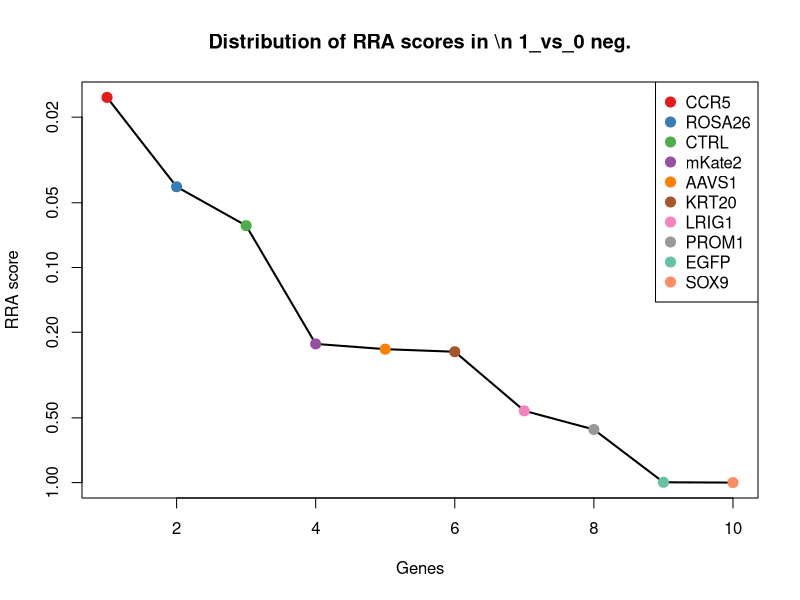
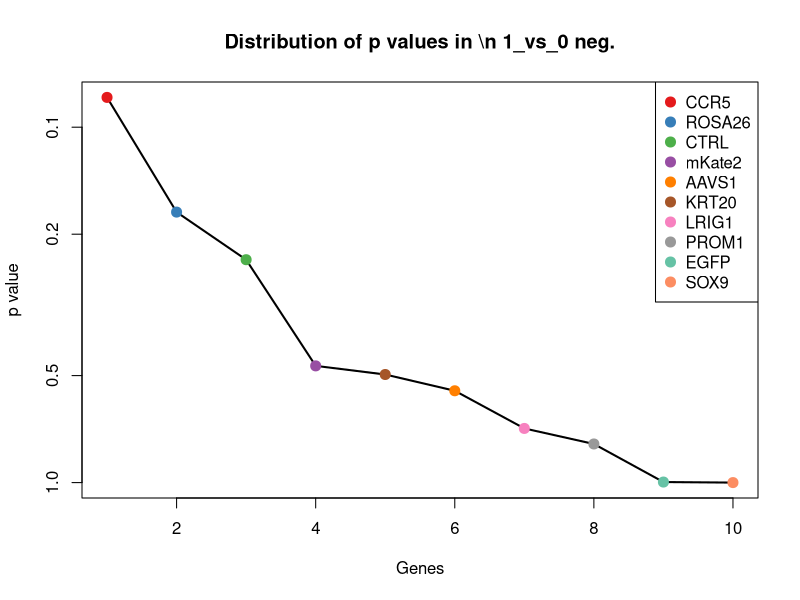
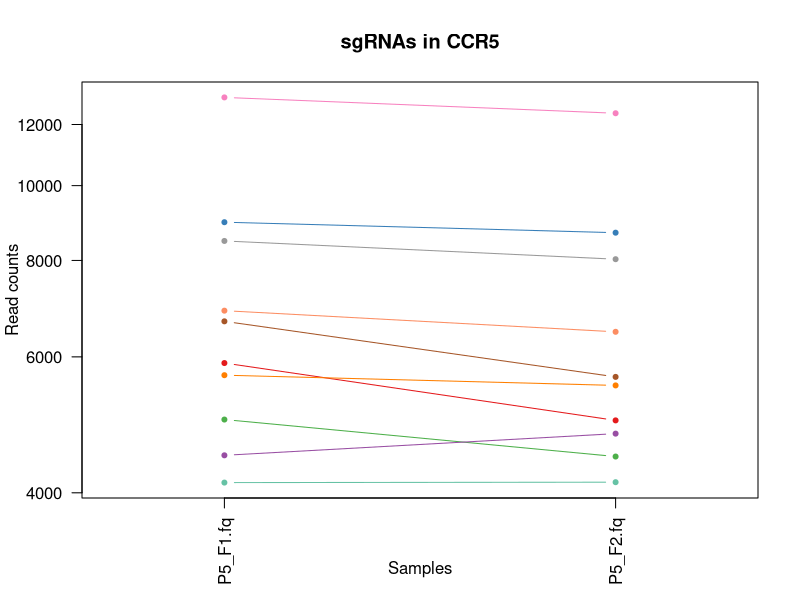
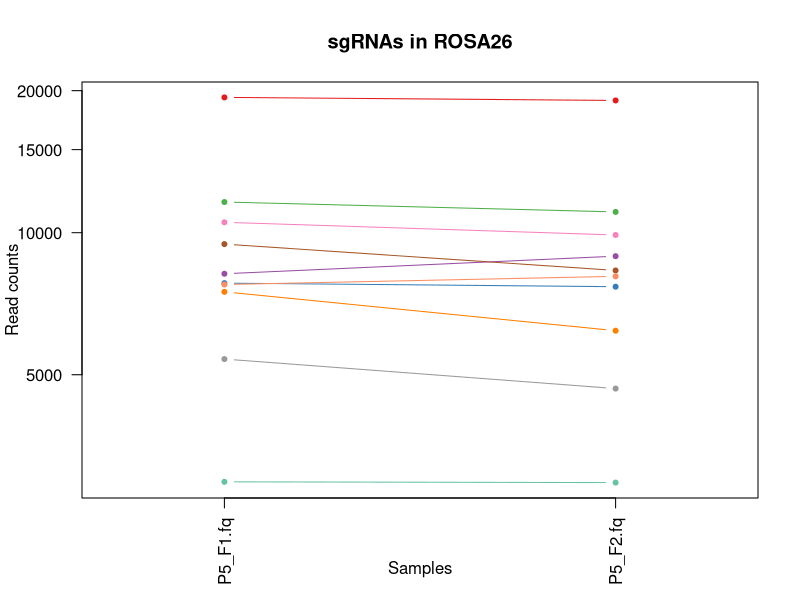
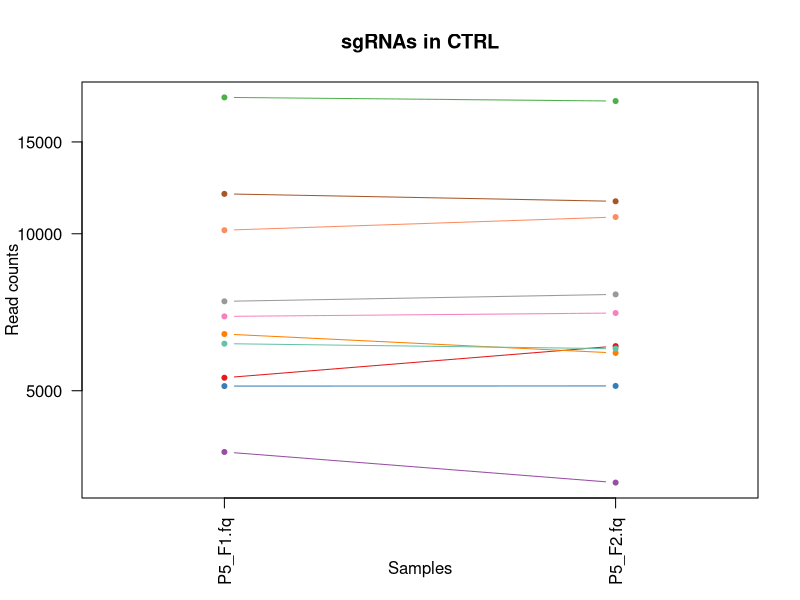
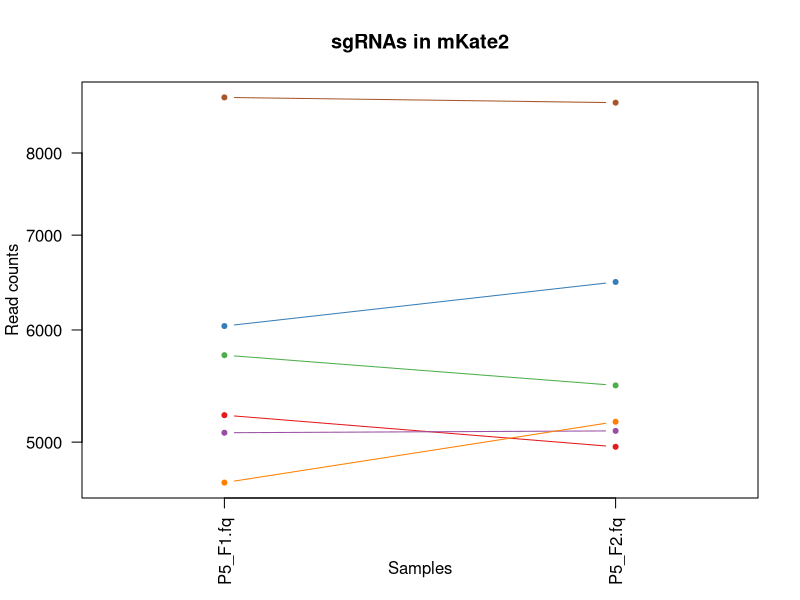
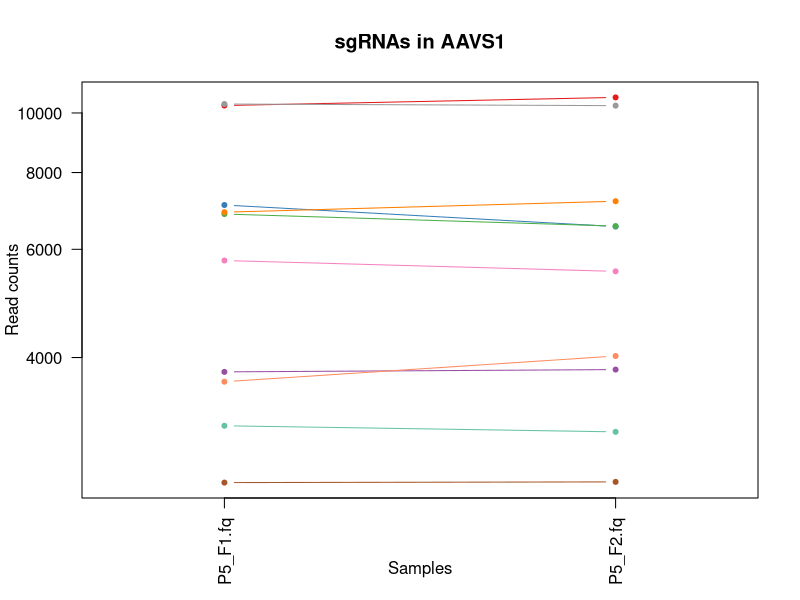
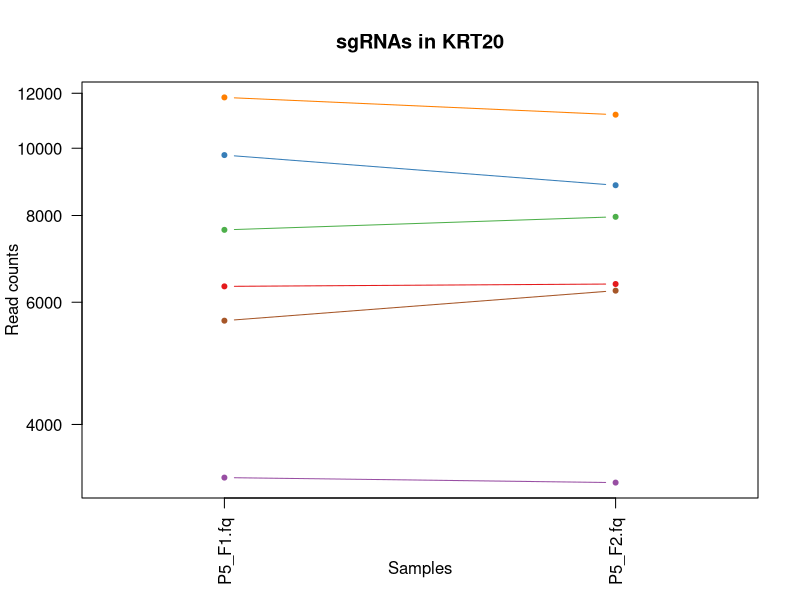

These figures' R source, in order: (Note: this script raises an error after producing the figures.)
pdf(file='P5_01_day3.pdf',width=4.5,height=4.5);
gstable=read.table('P5_01_day3.gene_summary.txt',header=T)
# 
#
# parameters
# Do not modify the variables beginning with "__"

# gstablename='__GENE_SUMMARY_FILE__'
startindex=3
# outputfile='__OUTPUT_FILE__'
targetgenelist=c("CCR5","ROSA26","CTRL","mKate2","AAVS1","KRT20","LRIG1","PROM1","EGFP","SOX9")
# samplelabel=sub('.\\w+.\\w+$','',colnames(gstable)[startindex]);
samplelabel='1_vs_0 neg.'


# You need to write some codes in front of this code:
# gstable=read.table(gstablename,header=T)
# pdf(file=outputfile,width=6,height=6)


# set up color using RColorBrewer
#library(RColorBrewer)
#colors <- brewer.pal(length(targetgenelist), "Set1")

colors=c( "#E41A1C", "#377EB8", "#4DAF4A", "#984EA3", "#FF7F00",  "#A65628", "#F781BF",
          "#999999", "#66C2A5", "#FC8D62", "#8DA0CB", "#E78AC3", "#A6D854", "#FFD92F", "#E5C494", "#B3B3B3", 
          "#8DD3C7", "#FFFFB3", "#BEBADA", "#FB8072", "#80B1D3", "#FDB462", "#B3DE69", "#FCCDE5",
          "#D9D9D9", "#BC80BD", "#CCEBC5", "#FFED6F")

######
# function definition

plotrankedvalues<-function(val, tglist, ...){
  
  plot(val,log='y',ylim=c(max(val),min(val)),type='l',lwd=2, ...)
  if(length(tglist)>0){
    for(i in 1:length(tglist)){
      targetgene=tglist[i];
      tx=which(names(val)==targetgene);ty=val[targetgene];
      points(tx,ty,col=colors[(i %% length(colors)) ],cex=2,pch=20)
      # text(tx+50,ty,targetgene,col=colors[i])
    }
    legend('topright',tglist,pch=20,pt.cex = 2,cex=1,col=colors)
  }
}



plotrandvalues<-function(val,targetgenelist, ...){
  # choose the one with the best distance distribution
  
  mindiffvalue=0;
  randval=val;
  for(i in 1:20){
    randval0=sample(val)
    vindex=sort(which(names(randval0) %in% targetgenelist))
    if(max(vindex)>0.9*length(val)){
      # print('pass...')
      next;
    }
    mindiffind=min(diff(vindex));
    if (mindiffind > mindiffvalue){
      mindiffvalue=mindiffind;
      randval=randval0;
      # print(paste('Diff: ',mindiffvalue))
    }
  }
  plot(randval,log='y',ylim=c(max(randval),min(randval)),pch=20,col='grey', ...)
  
  if(length(targetgenelist)>0){
    for(i in 1:length(targetgenelist)){
      targetgene=targetgenelist[i];
      tx=which(names(randval)==targetgene);ty=randval[targetgene];
      points(tx,ty,col=colors[(i %% length(colors)) ],cex=2,pch=20)
      text(tx+50,ty,targetgene,col=colors[i])
    }
  }
  
}




# set.seed(1235)



pvec=gstable[,startindex]
names(pvec)=gstable[,'id']
pvec=sort(pvec);

plotrankedvalues(pvec,targetgenelist,xlab='Genes',ylab='RRA score',main=paste('Distribution of RRA scores in \\n',samplelabel))

# plotrandvalues(pvec,targetgenelist,xlab='Genes',ylab='RRA score',main=paste('Distribution of RRA scores in \\n',samplelabel))


pvec=gstable[,startindex+1]
names(pvec)=gstable[,'id']
pvec=sort(pvec);

plotrankedvalues(pvec,targetgenelist,xlab='Genes',ylab='p value',main=paste('Distribution of p values in \\n',samplelabel))

# plotrandvalues(pvec,targetgenelist,xlab='Genes',ylab='p value',main=paste('Distribution of p values in \\n',samplelabel))



# you need to write after this code:
# dev.off()






# parameters
# Do not modify the variables beginning with "__"
targetmat=list(c(5889.313183998756,4963.289302043207),c(8965.064099824076,8689.028887671097),c(4975.625472484616,4455.783153082002),c(4472.104092334975,4770.960582893226),c(5679.760893640622,5509.0598035054545),c(6669.92029405323,5651.04069041722),c(13009.125362091014,12408.7267334304),c(8477.432940744247,8028.465328705719),c(4122.519228799129,4127.515286888843),c(6885.431417312543,6464.66165938677))
targetgene="CCR5"
collabel=c("P5_F1.fq","P5_F2.fq")

# set up color using RColorBrewer
#library(RColorBrewer)
#colors <- brewer.pal(length(targetgenelist), "Set1")

colors=c( "#E41A1C", "#377EB8", "#4DAF4A", "#984EA3", "#FF7F00",  "#A65628", "#F781BF",
          "#999999", "#66C2A5", "#FC8D62", "#8DA0CB", "#E78AC3", "#A6D854", "#FFD92F", "#E5C494", "#B3B3B3", 
          "#8DD3C7", "#FFFFB3", "#BEBADA", "#FB8072", "#80B1D3", "#FDB462", "#B3DE69", "#FCCDE5",
          "#D9D9D9", "#BC80BD", "#CCEBC5", "#FFED6F")


## code

targetmatvec=unlist(targetmat)+1
yrange=range(targetmatvec[targetmatvec>0]);
# yrange[1]=1; # set the minimum value to 1
for(i in 1:length(targetmat)){
  vali=targetmat[[i]]+1;
  if(i==1){
    plot(1:length(vali),vali,type='b',las=1,pch=20,main=paste('sgRNAs in',targetgene),ylab='Read counts',xlab='Samples',xlim=c(0.7,length(vali)+0.3),ylim = yrange,col=colors[(i %% length(colors))],xaxt='n',log='y')
    axis(1,at=1:length(vali),labels=(collabel),las=2)
    # lines(0:100,rep(1,101),col='black');
  }else{
    lines(1:length(vali),vali,type='b',pch=20,col=colors[(i %% length(colors))])
  }
}




# parameters
# Do not modify the variables beginning with "__"
targetmat=list(c(19353.296124213113,19068.737981901442),c(7816.995627530221,7682.072242906802),c(11613.765324398222,11066.453525959596),c(8183.463850952741,8916.601089387827),c(7492.239234415956,6197.818148524232),c(9457.660952988223,8316.454929108308),c(10520.319487031842,9887.307294940607),c(5395.723192017747,4672.278831706326),c(2963.526229519779,2952.396882448911),c(7764.359270236472,8080.827074233463))
targetgene="ROSA26"
collabel=c("P5_F1.fq","P5_F2.fq")

# set up color using RColorBrewer
#library(RColorBrewer)
#colors <- brewer.pal(length(targetgenelist), "Set1")

colors=c( "#E41A1C", "#377EB8", "#4DAF4A", "#984EA3", "#FF7F00",  "#A65628", "#F781BF",
          "#999999", "#66C2A5", "#FC8D62", "#8DA0CB", "#E78AC3", "#A6D854", "#FFD92F", "#E5C494", "#B3B3B3", 
          "#8DD3C7", "#FFFFB3", "#BEBADA", "#FB8072", "#80B1D3", "#FDB462", "#B3DE69", "#FCCDE5",
          "#D9D9D9", "#BC80BD", "#CCEBC5", "#FFED6F")


## code

targetmatvec=unlist(targetmat)+1
yrange=range(targetmatvec[targetmatvec>0]);
# yrange[1]=1; # set the minimum value to 1
for(i in 1:length(targetmat)){
  vali=targetmat[[i]]+1;
  if(i==1){
    plot(1:length(vali),vali,type='b',las=1,pch=20,main=paste('sgRNAs in',targetgene),ylab='Read counts',xlab='Samples',xlim=c(0.7,length(vali)+0.3),ylim = yrange,col=colors[(i %% length(colors))],xaxt='n',log='y')
    axis(1,at=1:length(vali),labels=(collabel),las=2)
    # lines(0:100,rep(1,101),col='black');
  }else{
    lines(1:length(vali),vali,type='b',pch=20,col=colors[(i %% length(colors))])
  }
}




# parameters
# Do not modify the variables beginning with "__"
targetmat=list(c(5294.423032697701,6088.059874244924),c(5102.747241043105,5106.277145599736),c(18257.864009213008,17967.127412529306),c(3814.6461955715386,3332.01953752505),c(6421.63558983743,5906.807678187351),c(11924.617774076403,11540.730105643577),c(6942.040329873745,7045.675643415768),c(7419.740100784943,7649.849630274344),c(6154.48124810123,6018.579865756187),c(10157.823818876775,10765.373489175072))
targetgene="CTRL"
collabel=c("P5_F1.fq","P5_F2.fq")

# set up color using RColorBrewer
#library(RColorBrewer)
#colors <- brewer.pal(length(targetgenelist), "Set1")

colors=c( "#E41A1C", "#377EB8", "#4DAF4A", "#984EA3", "#FF7F00",  "#A65628", "#F781BF",
          "#999999", "#66C2A5", "#FC8D62", "#8DA0CB", "#E78AC3", "#A6D854", "#FFD92F", "#E5C494", "#B3B3B3", 
          "#8DD3C7", "#FFFFB3", "#BEBADA", "#FB8072", "#80B1D3", "#FDB462", "#B3DE69", "#FCCDE5",
          "#D9D9D9", "#BC80BD", "#CCEBC5", "#FFED6F")


## code

targetmatvec=unlist(targetmat)+1
yrange=range(targetmatvec[targetmatvec>0]);
# yrange[1]=1; # set the minimum value to 1
for(i in 1:length(targetmat)){
  vali=targetmat[[i]]+1;
  if(i==1){
    plot(1:length(vali),vali,type='b',las=1,pch=20,main=paste('sgRNAs in',targetgene),ylab='Read counts',xlab='Samples',xlim=c(0.7,length(vali)+0.3),ylim = yrange,col=colors[(i %% length(colors))],xaxt='n',log='y')
    axis(1,at=1:length(vali),labels=(collabel),las=2)
    # lines(0:100,rep(1,101),col='black');
  }else{
    lines(1:length(vali),vali,type='b',pch=20,col=colors[(i %% length(colors))])
  }
}




# parameters
# Do not modify the variables beginning with "__"
targetmat=list(c(5222.9170378835515,4961.275388753678),c(6037.290867711373,6485.80774892682),c(5758.218860172815,5481.871974096818),c(5075.9324929877985,5091.1727959282725),c(4680.663243876246,5167.701500930359),c(8755.511809465943,8680.973234512981))
targetgene="mKate2"
collabel=c("P5_F1.fq","P5_F2.fq")

# set up color using RColorBrewer
#library(RColorBrewer)
#colors <- brewer.pal(length(targetgenelist), "Set1")

colors=c( "#E41A1C", "#377EB8", "#4DAF4A", "#984EA3", "#FF7F00",  "#A65628", "#F781BF",
          "#999999", "#66C2A5", "#FC8D62", "#8DA0CB", "#E78AC3", "#A6D854", "#FFD92F", "#E5C494", "#B3B3B3", 
          "#8DD3C7", "#FFFFB3", "#BEBADA", "#FB8072", "#80B1D3", "#FDB462", "#B3DE69", "#FCCDE5",
          "#D9D9D9", "#BC80BD", "#CCEBC5", "#FFED6F")


## code

targetmatvec=unlist(targetmat)+1
yrange=range(targetmatvec[targetmatvec>0]);
# yrange[1]=1; # set the minimum value to 1
for(i in 1:length(targetmat)){
  vali=targetmat[[i]]+1;
  if(i==1){
    plot(1:length(vali),vali,type='b',las=1,pch=20,main=paste('sgRNAs in',targetgene),ylab='Read counts',xlab='Samples',xlim=c(0.7,length(vali)+0.3),ylim = yrange,col=colors[(i %% length(colors))],xaxt='n',log='y')
    axis(1,at=1:length(vali),labels=(collabel),las=2)
    # lines(0:100,rep(1,101),col='black');
  }else{
    lines(1:length(vali),vali,type='b',pch=20,col=colors[(i %% length(colors))])
  }
}




# parameters
# Do not modify the variables beginning with "__"
targetmat=list(c(10280.973032167813,10599.225642788962),c(7082.072903051456,6533.134711230742),c(6846.699003454878,6544.211234323149),c(3789.8177251499587,3822.4074235252615),c(6894.369666664312,7183.628703748476),c(2502.7098184952556,2509.3359587526215),c(5752.260027271635,5523.157196532155),c(10339.568222362741,10276.999516464388),c(3096.6068309794473,3026.911674161469),c(3652.7645684228373,4021.784839188592))
targetgene="AAVS1"
collabel=c("P5_F1.fq","P5_F2.fq")

# set up color using RColorBrewer
#library(RColorBrewer)
#colors <- brewer.pal(length(targetgenelist), "Set1")

colors=c( "#E41A1C", "#377EB8", "#4DAF4A", "#984EA3", "#FF7F00",  "#A65628", "#F781BF",
          "#999999", "#66C2A5", "#FC8D62", "#8DA0CB", "#E78AC3", "#A6D854", "#FFD92F", "#E5C494", "#B3B3B3", 
          "#8DD3C7", "#FFFFB3", "#BEBADA", "#FB8072", "#80B1D3", "#FDB462", "#B3DE69", "#FCCDE5",
          "#D9D9D9", "#BC80BD", "#CCEBC5", "#FFED6F")


## code

targetmatvec=unlist(targetmat)+1
yrange=range(targetmatvec[targetmatvec>0]);
# yrange[1]=1; # set the minimum value to 1
for(i in 1:length(targetmat)){
  vali=targetmat[[i]]+1;
  if(i==1){
    plot(1:length(vali),vali,type='b',las=1,pch=20,main=paste('sgRNAs in',targetgene),ylab='Read counts',xlab='Samples',xlim=c(0.7,length(vali)+0.3),ylim = yrange,col=colors[(i %% length(colors))],xaxt='n',log='y')
    axis(1,at=1:length(vali),labels=(collabel),las=2)
    # lines(0:100,rep(1,101),col='black');
  }else{
    lines(1:length(vali),vali,type='b',pch=20,col=colors[(i %% length(colors))])
  }
}




# parameters
# Do not modify the variables beginning with "__"
targetmat=list(c(6323.314846967974,6373.0286047132195),c(9774.472235567582,8844.100210964798),c(7627.30611350935,7964.020103440804),c(3352.836645730152,3297.783011603064),c(11835.235280558716,11176.211800238903),c(5643.014757416684,6234.068587735746))
targetgene="KRT20"
collabel=c("P5_F1.fq","P5_F2.fq")

# set up color using RColorBrewer
#library(RColorBrewer)
#colors <- brewer.pal(length(targetgenelist), "Set1")

colors=c( "#E41A1C", "#377EB8", "#4DAF4A", "#984EA3", "#FF7F00",  "#A65628", "#F781BF",
          "#999999", "#66C2A5", "#FC8D62", "#8DA0CB", "#E78AC3", "#A6D854", "#FFD92F", "#E5C494", "#B3B3B3", 
          "#8DD3C7", "#FFFFB3", "#BEBADA", "#FB8072", "#80B1D3", "#FDB462", "#B3DE69", "#FCCDE5",
          "#D9D9D9", "#BC80BD", "#CCEBC5", "#FFED6F")


## code

targetmatvec=unlist(targetmat)+1
yrange=range(targetmatvec[targetmatvec>0]);
# yrange[1]=1; # set the minimum value to 1
for(i in 1:length(targetmat)){
  vali=targetmat[[i]]+1;
  if(i==1){
    plot(1:length(vali),vali,type='b',las=1,pch=20,main=paste('sgRNAs in',targetgene),ylab='Read counts',xlab='Samples',xlim=c(0.7,length(vali)+0.3),ylim = yrange,col=colors[(i %% length(colors))],xaxt='n',log='y')
    axis(1,at=1:length(vali),labels=(collabel),las=2)
    # lines(0:100,rep(1,101),col='black');
  }else{
    lines(1:length(vali),vali,type='b',pch=20,col=colors[(i %% length(colors))])
  }
}




# parameters
# Do not modify the variables beginning with "__"
targetmat=list(c(8457.570164406983,8570.208003588908),c(4871.3458967139795,5352.9815235669885),c(4453.234454814574,4968.324085267029),c(10532.237152834201,11844.831012362394),c(14489.89533803404,13486.170343328195),c(5562.570513250765,4988.463218162315))
targetgene="LRIG1"
collabel=c("P5_F1.fq","P5_F2.fq")

# set up color using RColorBrewer
#library(RColorBrewer)
#colors <- brewer.pal(length(targetgenelist), "Set1")

colors=c( "#E41A1C", "#377EB8", "#4DAF4A", "#984EA3", "#FF7F00",  "#A65628", "#F781BF",
          "#999999", "#66C2A5", "#FC8D62", "#8DA0CB", "#E78AC3", "#A6D854", "#FFD92F", "#E5C494", "#B3B3B3", 
          "#8DD3C7", "#FFFFB3", "#BEBADA", "#FB8072", "#80B1D3", "#FDB462", "#B3DE69", "#FCCDE5",
          "#D9D9D9", "#BC80BD", "#CCEBC5", "#FFED6F")


## code

targetmatvec=unlist(targetmat)+1
yrange=range(targetmatvec[targetmatvec>0]);
# yrange[1]=1; # set the minimum value to 1
for(i in 1:length(targetmat)){
  vali=targetmat[[i]]+1;
  if(i==1){
    plot(1:length(vali),vali,type='b',las=1,pch=20,main=paste('sgRNAs in',targetgene),ylab='Read counts',xlab='Samples',xlim=c(0.7,length(vali)+0.3),ylim = yrange,col=colors[(i %% length(colors))],xaxt='n',log='y')
    axis(1,at=1:length(vali),labels=(collabel),las=2)
    # lines(0:100,rep(1,101),col='black');
  }else{
    lines(1:length(vali),vali,type='b',pch=20,col=colors[(i %% length(colors))])
  }
}




# parameters
# Do not modify the variables beginning with "__"
targetmat=list(c(7066.182681981644,6521.05123149357),c(9773.47909675072,9794.667283622292),c(7742.510216265481,7955.9644502826895),c(11306.885429987495,11121.83614142163),c(6927.143247620797,7236.9974059209835),c(16780.07344972057,16675.202037296716))
targetgene="PROM1"
collabel=c("P5_F1.fq","P5_F2.fq")

# set up color using RColorBrewer
#library(RColorBrewer)
#colors <- brewer.pal(length(targetgenelist), "Set1")

colors=c( "#E41A1C", "#377EB8", "#4DAF4A", "#984EA3", "#FF7F00",  "#A65628", "#F781BF",
          "#999999", "#66C2A5", "#FC8D62", "#8DA0CB", "#E78AC3", "#A6D854", "#FFD92F", "#E5C494", "#B3B3B3", 
          "#8DD3C7", "#FFFFB3", "#BEBADA", "#FB8072", "#80B1D3", "#FDB462", "#B3DE69", "#FCCDE5",
          "#D9D9D9", "#BC80BD", "#CCEBC5", "#FFED6F")


## code

targetmatvec=unlist(targetmat)+1
yrange=range(targetmatvec[targetmatvec>0]);
# yrange[1]=1; # set the minimum value to 1
for(i in 1:length(targetmat)){
  vali=targetmat[[i]]+1;
  if(i==1){
    plot(1:length(vali),vali,type='b',las=1,pch=20,main=paste('sgRNAs in',targetgene),ylab='Read counts',xlab='Samples',xlim=c(0.7,length(vali)+0.3),ylim = yrange,col=colors[(i %% length(colors))],xaxt='n',log='y')
    axis(1,at=1:length(vali),labels=(collabel),las=2)
    # lines(0:100,rep(1,101),col='black');
  }else{
    lines(1:length(vali),vali,type='b',pch=20,col=colors[(i %% length(colors))])
  }
}




# parameters
# Do not modify the variables beginning with "__"
targetmat=list(c(4798.846763082966,5467.774581070118),c(7593.539393736002,8644.722795301466),c(4480.04920286988,4984.435391583257),c(5319.251503119282,5625.866774298112),c(6997.656103618084,7630.717454023823),c(10141.933597806965,10321.305608834016))
targetgene="EGFP"
collabel=c("P5_F1.fq","P5_F2.fq")

# set up color using RColorBrewer
#library(RColorBrewer)
#colors <- brewer.pal(length(targetgenelist), "Set1")

colors=c( "#E41A1C", "#377EB8", "#4DAF4A", "#984EA3", "#FF7F00",  "#A65628", "#F781BF",
          "#999999", "#66C2A5", "#FC8D62", "#8DA0CB", "#E78AC3", "#A6D854", "#FFD92F", "#E5C494", "#B3B3B3", 
          "#8DD3C7", "#FFFFB3", "#BEBADA", "#FB8072", "#80B1D3", "#FDB462", "#B3DE69", "#FCCDE5",
          "#D9D9D9", "#BC80BD", "#CCEBC5", "#FFED6F")


## code

targetmatvec=unlist(targetmat)+1
yrange=range(targetmatvec[targetmatvec>0]);
# yrange[1]=1; # set the minimum value to 1
for(i in 1:length(targetmat)){
  vali=targetmat[[i]]+1;
  if(i==1){
    plot(1:length(vali),vali,type='b',las=1,pch=20,main=paste('sgRNAs in',targetgene),ylab='Read counts',xlab='Samples',xlim=c(0.7,length(vali)+0.3),ylim = yrange,col=colors[(i %% length(colors))],xaxt='n',log='y')
    axis(1,at=1:length(vali),labels=(collabel),las=2)
    # lines(0:100,rep(1,101),col='black');
  }else{
    lines(1:length(vali),vali,type='b',pch=20,col=colors[(i %% length(colors))])
  }
}




# parameters
# Do not modify the variables beginning with "__"
targetmat=list(c(5324.217197203598,6607.6495029433),c(4227.791943386628,4812.245805328563),c(5151.411043069402,5597.671988244712),c(2773.8367154989082,3315.9082312088212),c(6586.496633436721,7387.033945990864),c(9391.120652258389,10230.67951080523))
targetgene="SOX9"
collabel=c("P5_F1.fq","P5_F2.fq")

# set up color using RColorBrewer
#library(RColorBrewer)
#colors <- brewer.pal(length(targetgenelist), "Set1")

colors=c( "#E41A1C", "#377EB8", "#4DAF4A", "#984EA3", "#FF7F00",  "#A65628", "#F781BF",
          "#999999", "#66C2A5", "#FC8D62", "#8DA0CB", "#E78AC3", "#A6D854", "#FFD92F", "#E5C494", "#B3B3B3", 
          "#8DD3C7", "#FFFFB3", "#BEBADA", "#FB8072", "#80B1D3", "#FDB462", "#B3DE69", "#FCCDE5",
          "#D9D9D9", "#BC80BD", "#CCEBC5", "#FFED6F")


## code

targetmatvec=unlist(targetmat)+1
yrange=range(targetmatvec[targetmatvec>0]);
# yrange[1]=1; # set the minimum value to 1
for(i in 1:length(targetmat)){
  vali=targetmat[[i]]+1;
  if(i==1){
    plot(1:length(vali),vali,type='b',las=1,pch=20,main=paste('sgRNAs in',targetgene),ylab='Read counts',xlab='Samples',xlim=c(0.7,length(vali)+0.3),ylim = yrange,col=colors[(i %% length(colors))],xaxt='n',log='y')
    axis(1,at=1:length(vali),labels=(collabel),las=2)
    # lines(0:100,rep(1,101),col='black');
  }else{
    lines(1:length(vali),vali,type='b',pch=20,col=colors[(i %% length(colors))])
  }
}



# 
#
# parameters
# Do not modify the variables beginning with "__"

# gstablename='__GENE_SUMMARY_FILE__'
startindex=9
# outputfile='__OUTPUT_FILE__'
targetgenelist=c("SOX9","LRIG1","EGFP","CTRL","KRT20","mKate2","ROSA26","PROM1","AAVS1","CCR5")
# samplelabel=sub('.\\w+.\\w+$','',colnames(gstable)[startindex]);
samplelabel='1_vs_0 pos.'


# You need to write some codes in front of this code:
# gstable=read.table(gstablename,header=T)
# pdf(file=outputfile,width=6,height=6)


# set up color using RColorBrewer
#library(RColorBrewer)
#colors <- brewer.pal(length(targetgenelist), "Set1")

colors=c( "#E41A1C", "#377EB8", "#4DAF4A", "#984EA3", "#FF7F00",  "#A65628", "#F781BF",
          "#999999", "#66C2A5", "#FC8D62", "#8DA0CB", "#E78AC3", "#A6D854", "#FFD92F", "#E5C494", "#B3B3B3", 
          "#8DD3C7", "#FFFFB3", "#BEBADA", "#FB8072", "#80B1D3", "#FDB462", "#B3DE69", "#FCCDE5",
          "#D9D9D9", "#BC80BD", "#CCEBC5", "#FFED6F")

######
# function definition

plotrankedvalues<-function(val, tglist, ...){
  
  plot(val,log='y',ylim=c(max(val),min(val)),type='l',lwd=2, ...)
  if(length(tglist)>0){
    for(i in 1:length(tglist)){
      targetgene=tglist[i];
      tx=which(names(val)==targetgene);ty=val[targetgene];
      points(tx,ty,col=colors[(i %% length(colors)) ],cex=2,pch=20)
      # text(tx+50,ty,targetgene,col=colors[i])
    }
    legend('topright',tglist,pch=20,pt.cex = 2,cex=1,col=colors)
  }
}



plotrandvalues<-function(val,targetgenelist, ...){
  # choose the one with the best distance distribution
  
  mindiffvalue=0;
  randval=val;
  for(i in 1:20){
    randval0=sample(val)
    vindex=sort(which(names(randval0) %in% targetgenelist))
    if(max(vindex)>0.9*length(val)){
      # print('pass...')
      next;
    }
    mindiffind=min(diff(vindex));
    if (mindiffind > mindiffvalue){
      mindiffvalue=mindiffind;
      randval=randval0;
      # print(paste('Diff: ',mindiffvalue))
    }
  }
  plot(randval,log='y',ylim=c(max(randval),min(randval)),pch=20,col='grey', ...)
  
  if(length(targetgenelist)>0){
    for(i in 1:length(targetgenelist)){
      targetgene=targetgenelist[i];
      tx=which(names(randval)==targetgene);ty=randval[targetgene];
      points(tx,ty,col=colors[(i %% length(colors)) ],cex=2,pch=20)
      text(tx+50,ty,targetgene,col=colors[i])
    }
  }
  
}




# set.seed(1235)



pvec=gstable[,startindex]
names(pvec)=gstable[,'id']
pvec=sort(pvec);

plotrankedvalues(pvec,targetgenelist,xlab='Genes',ylab='RRA score',main=paste('Distribution of RRA scores in \\n',samplelabel))

# plotrandvalues(pvec,targetgenelist,xlab='Genes',ylab='RRA score',main=paste('Distribution of RRA scores in \\n',samplelabel))


pvec=gstable[,startindex+1]
names(pvec)=gstable[,'id']
pvec=sort(pvec);

plotrankedvalues(pvec,targetgenelist,xlab='Genes',ylab='p value',main=paste('Distribution of p values in \\n',samplelabel))

# plotrandvalues(pvec,targetgenelist,xlab='Genes',ylab='p value',main=paste('Distribution of p values in \\n',samplelabel))



# you need to write after this code:
# dev.off()






# parameters
# Do not modify the variables beginning with "__"
targetmat=list(c(5324.217197203598,6607.6495029433),c(4227.791943386628,4812.245805328563),c(5151.411043069402,5597.671988244712),c(2773.8367154989082,3315.9082312088212),c(6586.496633436721,7387.033945990864),c(9391.120652258389,10230.67951080523))
targetgene="SOX9"
collabel=c("P5_F1.fq","P5_F2.fq")

# set up color using RColorBrewer
#library(RColorBrewer)
#colors <- brewer.pal(length(targetgenelist), "Set1")

colors=c( "#E41A1C", "#377EB8", "#4DAF4A", "#984EA3", "#FF7F00",  "#A65628", "#F781BF",
          "#999999", "#66C2A5", "#FC8D62", "#8DA0CB", "#E78AC3", "#A6D854", "#FFD92F", "#E5C494", "#B3B3B3", 
          "#8DD3C7", "#FFFFB3", "#BEBADA", "#FB8072", "#80B1D3", "#FDB462", "#B3DE69", "#FCCDE5",
          "#D9D9D9", "#BC80BD", "#CCEBC5", "#FFED6F")


## code

targetmatvec=unlist(targetmat)+1
yrange=range(targetmatvec[targetmatvec>0]);
# yrange[1]=1; # set the minimum value to 1
for(i in 1:length(targetmat)){
  vali=targetmat[[i]]+1;
  if(i==1){
    plot(1:length(vali),vali,type='b',las=1,pch=20,main=paste('sgRNAs in',targetgene),ylab='Read counts',xlab='Samples',xlim=c(0.7,length(vali)+0.3),ylim = yrange,col=colors[(i %% length(colors))],xaxt='n',log='y')
    axis(1,at=1:length(vali),labels=(collabel),las=2)
    # lines(0:100,rep(1,101),col='black');
  }else{
    lines(1:length(vali),vali,type='b',pch=20,col=colors[(i %% length(colors))])
  }
}




# parameters
# Do not modify the variables beginning with "__"
targetmat=list(c(8457.570164406983,8570.208003588908),c(4871.3458967139795,5352.9815235669885),c(4453.234454814574,4968.324085267029),c(10532.237152834201,11844.831012362394),c(14489.89533803404,13486.170343328195),c(5562.570513250765,4988.463218162315))
targetgene="LRIG1"
collabel=c("P5_F1.fq","P5_F2.fq")

# set up color using RColorBrewer
#library(RColorBrewer)
#colors <- brewer.pal(length(targetgenelist), "Set1")

colors=c( "#E41A1C", "#377EB8", "#4DAF4A", "#984EA3", "#FF7F00",  "#A65628", "#F781BF",
          "#999999", "#66C2A5", "#FC8D62", "#8DA0CB", "#E78AC3", "#A6D854", "#FFD92F", "#E5C494", "#B3B3B3", 
          "#8DD3C7", "#FFFFB3", "#BEBADA", "#FB8072", "#80B1D3", "#FDB462", "#B3DE69", "#FCCDE5",
          "#D9D9D9", "#BC80BD", "#CCEBC5", "#FFED6F")


## code

targetmatvec=unlist(targetmat)+1
yrange=range(targetmatvec[targetmatvec>0]);
# yrange[1]=1; # set the minimum value to 1
for(i in 1:length(targetmat)){
  vali=targetmat[[i]]+1;
  if(i==1){
    plot(1:length(vali),vali,type='b',las=1,pch=20,main=paste('sgRNAs in',targetgene),ylab='Read counts',xlab='Samples',xlim=c(0.7,length(vali)+0.3),ylim = yrange,col=colors[(i %% length(colors))],xaxt='n',log='y')
    axis(1,at=1:length(vali),labels=(collabel),las=2)
    # lines(0:100,rep(1,101),col='black');
  }else{
    lines(1:length(vali),vali,type='b',pch=20,col=colors[(i %% length(colors))])
  }
}




# parameters
# Do not modify the variables beginning with "__"
targetmat=list(c(4798.846763082966,5467.774581070118),c(7593.539393736002,8644.722795301466),c(4480.04920286988,4984.435391583257),c(5319.251503119282,5625.866774298112),c(6997.656103618084,7630.717454023823),c(10141.933597806965,10321.305608834016))
targetgene="EGFP"
collabel=c("P5_F1.fq","P5_F2.fq")

# set up color using RColorBrewer
#library(RColorBrewer)
#colors <- brewer.pal(length(targetgenelist), "Set1")

colors=c( "#E41A1C", "#377EB8", "#4DAF4A", "#984EA3", "#FF7F00",  "#A65628", "#F781BF",
          "#999999", "#66C2A5", "#FC8D62", "#8DA0CB", "#E78AC3", "#A6D854", "#FFD92F", "#E5C494", "#B3B3B3", 
          "#8DD3C7", "#FFFFB3", "#BEBADA", "#FB8072", "#80B1D3", "#FDB462", "#B3DE69", "#FCCDE5",
          "#D9D9D9", "#BC80BD", "#CCEBC5", "#FFED6F")


## code

targetmatvec=unlist(targetmat)+1
yrange=range(targetmatvec[targetmatvec>0]);
# yrange[1]=1; # set the minimum value to 1
for(i in 1:length(targetmat)){
  vali=targetmat[[i]]+1;
  if(i==1){
    plot(1:length(vali),vali,type='b',las=1,pch=20,main=paste('sgRNAs in',targetgene),ylab='Read counts',xlab='Samples',xlim=c(0.7,length(vali)+0.3),ylim = yrange,col=colors[(i %% length(colors))],xaxt='n',log='y')
    axis(1,at=1:length(vali),labels=(collabel),las=2)
    # lines(0:100,rep(1,101),col='black');
  }else{
    lines(1:length(vali),vali,type='b',pch=20,col=colors[(i %% length(colors))])
  }
}




# parameters
# Do not modify the variables beginning with "__"
targetmat=list(c(5294.423032697701,6088.059874244924),c(5102.747241043105,5106.277145599736),c(18257.864009213008,17967.127412529306),c(3814.6461955715386,3332.01953752505),c(6421.63558983743,5906.807678187351),c(11924.617774076403,11540.730105643577),c(6942.040329873745,7045.675643415768),c(7419.740100784943,7649.849630274344),c(6154.48124810123,6018.579865756187),c(10157.823818876775,10765.373489175072))
targetgene="CTRL"
collabel=c("P5_F1.fq","P5_F2.fq")

# set up color using RColorBrewer
#library(RColorBrewer)
#colors <- brewer.pal(length(targetgenelist), "Set1")

colors=c( "#E41A1C", "#377EB8", "#4DAF4A", "#984EA3", "#FF7F00",  "#A65628", "#F781BF",
          "#999999", "#66C2A5", "#FC8D62", "#8DA0CB", "#E78AC3", "#A6D854", "#FFD92F", "#E5C494", "#B3B3B3", 
          "#8DD3C7", "#FFFFB3", "#BEBADA", "#FB8072", "#80B1D3", "#FDB462", "#B3DE69", "#FCCDE5",
          "#D9D9D9", "#BC80BD", "#CCEBC5", "#FFED6F")


## code

targetmatvec=unlist(targetmat)+1
yrange=range(targetmatvec[targetmatvec>0]);
# yrange[1]=1; # set the minimum value to 1
for(i in 1:length(targetmat)){
  vali=targetmat[[i]]+1;
  if(i==1){
    plot(1:length(vali),vali,type='b',las=1,pch=20,main=paste('sgRNAs in',targetgene),ylab='Read counts',xlab='Samples',xlim=c(0.7,length(vali)+0.3),ylim = yrange,col=colors[(i %% length(colors))],xaxt='n',log='y')
    axis(1,at=1:length(vali),labels=(collabel),las=2)
    # lines(0:100,rep(1,101),col='black');
  }else{
    lines(1:length(vali),vali,type='b',pch=20,col=colors[(i %% length(colors))])
  }
}




# parameters
# Do not modify the variables beginning with "__"
targetmat=list(c(6323.314846967974,6373.0286047132195),c(9774.472235567582,8844.100210964798),c(7627.30611350935,7964.020103440804),c(3352.836645730152,3297.783011603064),c(11835.235280558716,11176.211800238903),c(5643.014757416684,6234.068587735746))
targetgene="KRT20"
collabel=c("P5_F1.fq","P5_F2.fq")

# set up color using RColorBrewer
#library(RColorBrewer)
#colors <- brewer.pal(length(targetgenelist), "Set1")

colors=c( "#E41A1C", "#377EB8", "#4DAF4A", "#984EA3", "#FF7F00",  "#A65628", "#F781BF",
          "#999999", "#66C2A5", "#FC8D62", "#8DA0CB", "#E78AC3", "#A6D854", "#FFD92F", "#E5C494", "#B3B3B3", 
          "#8DD3C7", "#FFFFB3", "#BEBADA", "#FB8072", "#80B1D3", "#FDB462", "#B3DE69", "#FCCDE5",
          "#D9D9D9", "#BC80BD", "#CCEBC5", "#FFED6F")


## code

targetmatvec=unlist(targetmat)+1
yrange=range(targetmatvec[targetmatvec>0]);
# yrange[1]=1; # set the minimum value to 1
for(i in 1:length(targetmat)){
  vali=targetmat[[i]]+1;
  if(i==1){
    plot(1:length(vali),vali,type='b',las=1,pch=20,main=paste('sgRNAs in',targetgene),ylab='Read counts',xlab='Samples',xlim=c(0.7,length(vali)+0.3),ylim = yrange,col=colors[(i %% length(colors))],xaxt='n',log='y')
    axis(1,at=1:length(vali),labels=(collabel),las=2)
    # lines(0:100,rep(1,101),col='black');
  }else{
    lines(1:length(vali),vali,type='b',pch=20,col=colors[(i %% length(colors))])
  }
}




# parameters
# Do not modify the variables beginning with "__"
targetmat=list(c(5222.9170378835515,4961.275388753678),c(6037.290867711373,6485.80774892682),c(5758.218860172815,5481.871974096818),c(5075.9324929877985,5091.1727959282725),c(4680.663243876246,5167.701500930359),c(8755.511809465943,8680.973234512981))
targetgene="mKate2"
collabel=c("P5_F1.fq","P5_F2.fq")

# set up color using RColorBrewer
#library(RColorBrewer)
#colors <- brewer.pal(length(targetgenelist), "Set1")

colors=c( "#E41A1C", "#377EB8", "#4DAF4A", "#984EA3", "#FF7F00",  "#A65628", "#F781BF",
          "#999999", "#66C2A5", "#FC8D62", "#8DA0CB", "#E78AC3", "#A6D854", "#FFD92F", "#E5C494", "#B3B3B3", 
          "#8DD3C7", "#FFFFB3", "#BEBADA", "#FB8072", "#80B1D3", "#FDB462", "#B3DE69", "#FCCDE5",
          "#D9D9D9", "#BC80BD", "#CCEBC5", "#FFED6F")


## code

targetmatvec=unlist(targetmat)+1
yrange=range(targetmatvec[targetmatvec>0]);
# yrange[1]=1; # set the minimum value to 1
for(i in 1:length(targetmat)){
  vali=targetmat[[i]]+1;
  if(i==1){
    plot(1:length(vali),vali,type='b',las=1,pch=20,main=paste('sgRNAs in',targetgene),ylab='Read counts',xlab='Samples',xlim=c(0.7,length(vali)+0.3),ylim = yrange,col=colors[(i %% length(colors))],xaxt='n',log='y')
    axis(1,at=1:length(vali),labels=(collabel),las=2)
    # lines(0:100,rep(1,101),col='black');
  }else{
    lines(1:length(vali),vali,type='b',pch=20,col=colors[(i %% length(colors))])
  }
}




# parameters
# Do not modify the variables beginning with "__"
targetmat=list(c(19353.296124213113,19068.737981901442),c(7816.995627530221,7682.072242906802),c(11613.765324398222,11066.453525959596),c(8183.463850952741,8916.601089387827),c(7492.239234415956,6197.818148524232),c(9457.660952988223,8316.454929108308),c(10520.319487031842,9887.307294940607),c(5395.723192017747,4672.278831706326),c(2963.526229519779,2952.396882448911),c(7764.359270236472,8080.827074233463))
targetgene="ROSA26"
collabel=c("P5_F1.fq","P5_F2.fq")

# set up color using RColorBrewer
#library(RColorBrewer)
#colors <- brewer.pal(length(targetgenelist), "Set1")

colors=c( "#E41A1C", "#377EB8", "#4DAF4A", "#984EA3", "#FF7F00",  "#A65628", "#F781BF",
          "#999999", "#66C2A5", "#FC8D62", "#8DA0CB", "#E78AC3", "#A6D854", "#FFD92F", "#E5C494", "#B3B3B3", 
          "#8DD3C7", "#FFFFB3", "#BEBADA", "#FB8072", "#80B1D3", "#FDB462", "#B3DE69", "#FCCDE5",
          "#D9D9D9", "#BC80BD", "#CCEBC5", "#FFED6F")


## code

targetmatvec=unlist(targetmat)+1
yrange=range(targetmatvec[targetmatvec>0]);
# yrange[1]=1; # set the minimum value to 1
for(i in 1:length(targetmat)){
  vali=targetmat[[i]]+1;
  if(i==1){
    plot(1:length(vali),vali,type='b',las=1,pch=20,main=paste('sgRNAs in',targetgene),ylab='Read counts',xlab='Samples',xlim=c(0.7,length(vali)+0.3),ylim = yrange,col=colors[(i %% length(colors))],xaxt='n',log='y')
    axis(1,at=1:length(vali),labels=(collabel),las=2)
    # lines(0:100,rep(1,101),col='black');
  }else{
    lines(1:length(vali),vali,type='b',pch=20,col=colors[(i %% length(colors))])
  }
}




# parameters
# Do not modify the variables beginning with "__"
targetmat=list(c(7066.182681981644,6521.05123149357),c(9773.47909675072,9794.667283622292),c(7742.510216265481,7955.9644502826895),c(11306.885429987495,11121.83614142163),c(6927.143247620797,7236.9974059209835),c(16780.07344972057,16675.202037296716))
targetgene="PROM1"
collabel=c("P5_F1.fq","P5_F2.fq")

# set up color using RColorBrewer
#library(RColorBrewer)
#colors <- brewer.pal(length(targetgenelist), "Set1")

colors=c( "#E41A1C", "#377EB8", "#4DAF4A", "#984EA3", "#FF7F00",  "#A65628", "#F781BF",
          "#999999", "#66C2A5", "#FC8D62", "#8DA0CB", "#E78AC3", "#A6D854", "#FFD92F", "#E5C494", "#B3B3B3", 
          "#8DD3C7", "#FFFFB3", "#BEBADA", "#FB8072", "#80B1D3", "#FDB462", "#B3DE69", "#FCCDE5",
          "#D9D9D9", "#BC80BD", "#CCEBC5", "#FFED6F")


## code

targetmatvec=unlist(targetmat)+1
yrange=range(targetmatvec[targetmatvec>0]);
# yrange[1]=1; # set the minimum value to 1
for(i in 1:length(targetmat)){
  vali=targetmat[[i]]+1;
  if(i==1){
    plot(1:length(vali),vali,type='b',las=1,pch=20,main=paste('sgRNAs in',targetgene),ylab='Read counts',xlab='Samples',xlim=c(0.7,length(vali)+0.3),ylim = yrange,col=colors[(i %% length(colors))],xaxt='n',log='y')
    axis(1,at=1:length(vali),labels=(collabel),las=2)
    # lines(0:100,rep(1,101),col='black');
  }else{
    lines(1:length(vali),vali,type='b',pch=20,col=colors[(i %% length(colors))])
  }
}




# parameters
# Do not modify the variables beginning with "__"
targetmat=list(c(10280.973032167813,10599.225642788962),c(7082.072903051456,6533.134711230742),c(6846.699003454878,6544.211234323149),c(3789.8177251499587,3822.4074235252615),c(6894.369666664312,7183.628703748476),c(2502.7098184952556,2509.3359587526215),c(5752.260027271635,5523.157196532155),c(10339.568222362741,10276.999516464388),c(3096.6068309794473,3026.911674161469),c(3652.7645684228373,4021.784839188592))
targetgene="AAVS1"
collabel=c("P5_F1.fq","P5_F2.fq")

# set up color using RColorBrewer
#library(RColorBrewer)
#colors <- brewer.pal(length(targetgenelist), "Set1")

colors=c( "#E41A1C", "#377EB8", "#4DAF4A", "#984EA3", "#FF7F00",  "#A65628", "#F781BF",
          "#999999", "#66C2A5", "#FC8D62", "#8DA0CB", "#E78AC3", "#A6D854", "#FFD92F", "#E5C494", "#B3B3B3", 
          "#8DD3C7", "#FFFFB3", "#BEBADA", "#FB8072", "#80B1D3", "#FDB462", "#B3DE69", "#FCCDE5",
          "#D9D9D9", "#BC80BD", "#CCEBC5", "#FFED6F")


## code

targetmatvec=unlist(targetmat)+1
yrange=range(targetmatvec[targetmatvec>0]);
# yrange[1]=1; # set the minimum value to 1
for(i in 1:length(targetmat)){
  vali=targetmat[[i]]+1;
  if(i==1){
    plot(1:length(vali),vali,type='b',las=1,pch=20,main=paste('sgRNAs in',targetgene),ylab='Read counts',xlab='Samples',xlim=c(0.7,length(vali)+0.3),ylim = yrange,col=colors[(i %% length(colors))],xaxt='n',log='y')
    axis(1,at=1:length(vali),labels=(collabel),las=2)
    # lines(0:100,rep(1,101),col='black');
  }else{
    lines(1:length(vali),vali,type='b',pch=20,col=colors[(i %% length(colors))])
  }
}




# parameters
# Do not modify the variables beginning with "__"
targetmat=list(c(5889.313183998756,4963.289302043207),c(8965.064099824076,8689.028887671097),c(4975.625472484616,4455.783153082002),c(4472.104092334975,4770.960582893226),c(5679.760893640622,5509.0598035054545),c(6669.92029405323,5651.04069041722),c(13009.125362091014,12408.7267334304),c(8477.432940744247,8028.465328705719),c(4122.519228799129,4127.515286888843),c(6885.431417312543,6464.66165938677))
targetgene="CCR5"
collabel=c("P5_F1.fq","P5_F2.fq")

# set up color using RColorBrewer
#library(RColorBrewer)
#colors <- brewer.pal(length(targetgenelist), "Set1")

colors=c( "#E41A1C", "#377EB8", "#4DAF4A", "#984EA3", "#FF7F00",  "#A65628", "#F781BF",
          "#999999", "#66C2A5", "#FC8D62", "#8DA0CB", "#E78AC3", "#A6D854", "#FFD92F", "#E5C494", "#B3B3B3", 
          "#8DD3C7", "#FFFFB3", "#BEBADA", "#FB8072", "#80B1D3", "#FDB462", "#B3DE69", "#FCCDE5",
          "#D9D9D9", "#BC80BD", "#CCEBC5", "#FFED6F")


## code

targetmatvec=unlist(targetmat)+1
yrange=range(targetmatvec[targetmatvec>0]);
# yrange[1]=1; # set the minimum value to 1
for(i in 1:length(targetmat)){
  vali=targetmat[[i]]+1;
  if(i==1){
    plot(1:length(vali),vali,type='b',las=1,pch=20,main=paste('sgRNAs in',targetgene),ylab='Read counts',xlab='Samples',xlim=c(0.7,length(vali)+0.3),ylim = yrange,col=colors[(i %% length(colors))],xaxt='n',log='y')
    axis(1,at=1:length(vali),labels=(collabel),las=2)
    # lines(0:100,rep(1,101),col='black');
  }else{
    lines(1:length(vali),vali,type='b',pch=20,col=colors[(i %% length(colors))])
  }
}



dev.off()
Sweave("P5_01_day3_summary.Rnw");
library(tools);

texi2dvi("P5_01_day3_summary.tex",pdf=TRUE);
